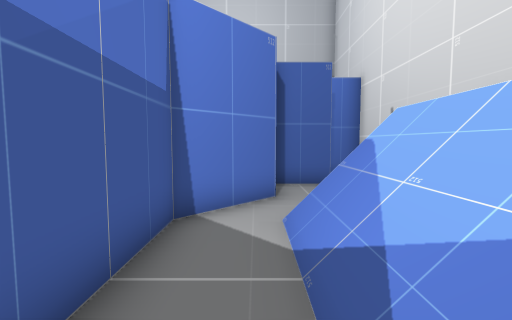
[1] (above)

17 first-person views from a walk through a Unity game level. The camera is 1.4 m above the floor, tilts 4° down and sees 90° across. The floor is counted in squares, 1 m on a side. Each view is taken from the middle of a square. On the plan, view 1 faces up. The plan holds only what a view shows up to about 13 squares ahead; the rest is blank.

[2]
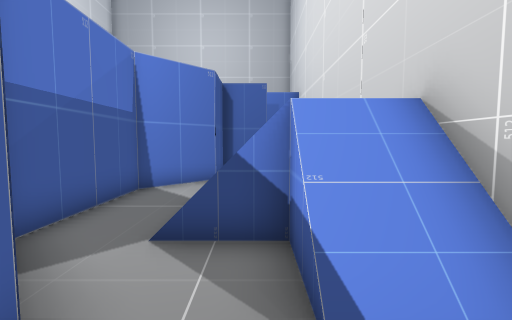

[3]
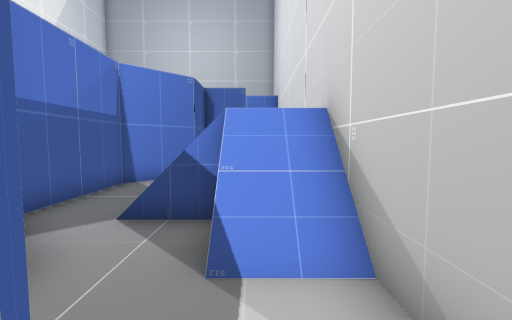

[4]
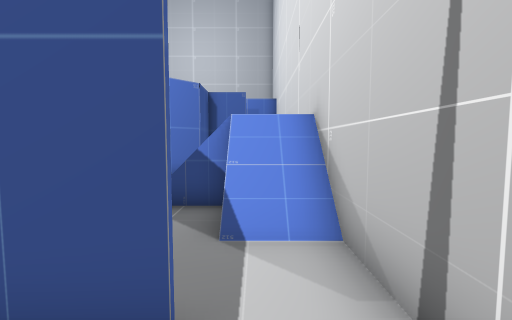

[5]
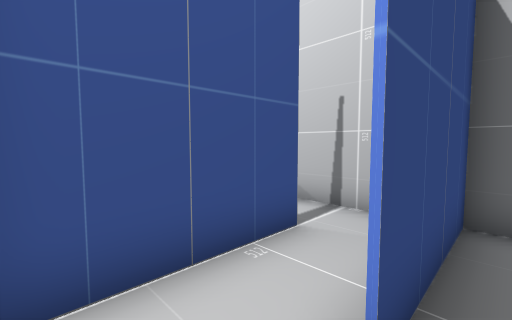

[6]
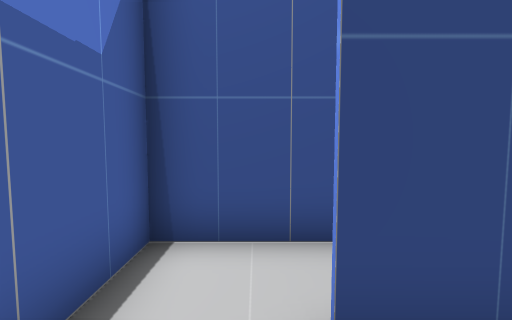

[7]
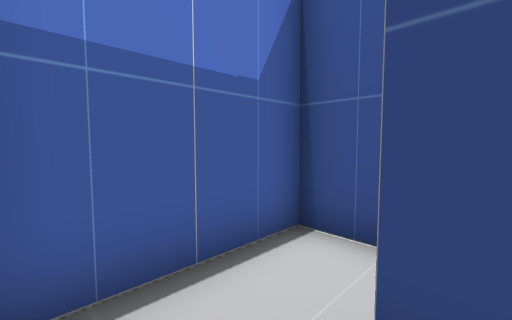

[8]
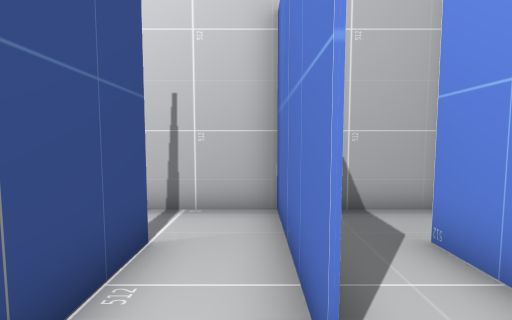

[9]
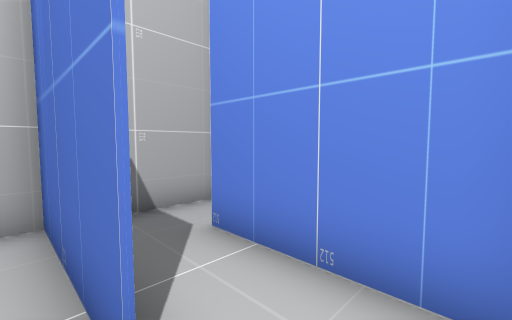

[10]
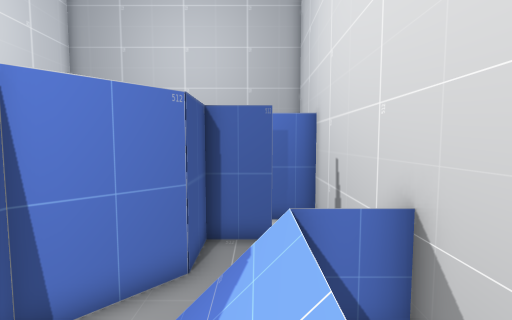

[11]
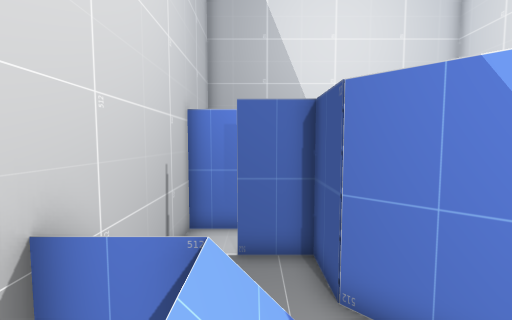

[12]
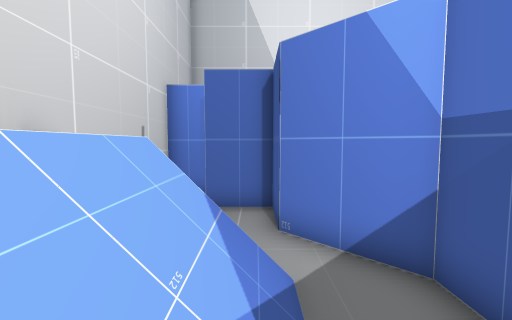

[13]
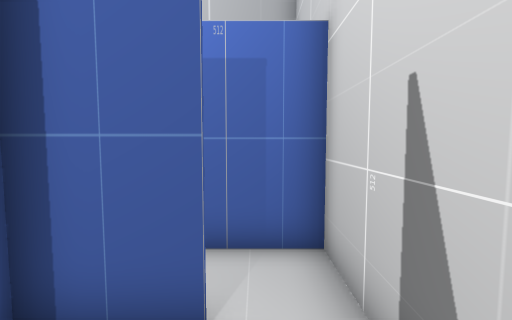

[14]
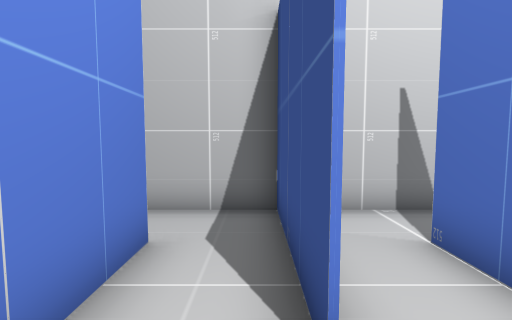

[15]
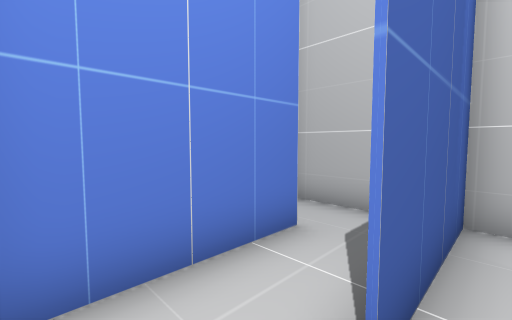

[16]
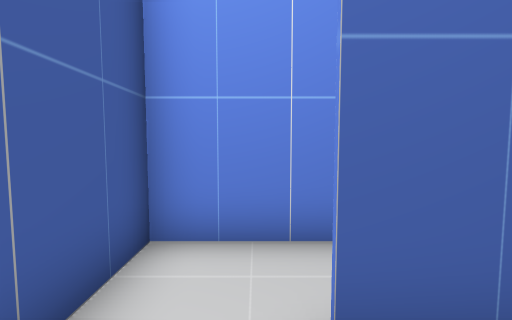

[17]
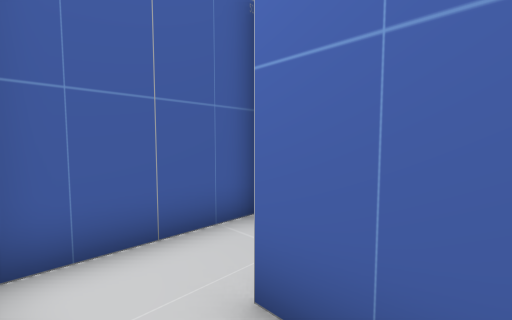

### Floor plan
Key: @ floor where view 1 was taken; # wall or solid block; . floor; / step, stairs or slope; v drop or lower ground; O other object.
Columns run from 2 left of view 1 to 4 right of it. Each row starts with its distance up from view 1.
 14       #
 13      .#
 12 #####.#
 11 #.....#
 10 #..####
  9 #.....#
  8   ###.#
  7   #.. #
  6  ##. /#
  5 ##.../#
  4 #..// #
  3 #..// #
  2 #..// v
  1 #..//vv
  0 ##@..O#
 -1  ##..O#
 -2  ##...#
 -3 ###...#
 -4 #.###.#
 -5 #.....#
 -6 #..####
 -7 #.....#
 -8 #####.#
 -9       #

Where each view was taken, in squares from view 1:
view 1: 0 up, 0 right, facing up
view 2: 3 down, 2 right, facing up
view 3: 4 down, 3 right, facing up
view 4: 5 down, 3 right, facing up
view 5: 6 down, 1 left, facing up-right
view 6: 7 down, 0 right, facing up
view 7: 7 down, 1 right, facing up-left
view 8: 5 down, 1 left, facing right
view 9: 5 down, 1 left, facing down-right
view 10: 1 up, 2 right, facing up
view 11: 3 up, 2 right, facing down
view 12: 4 up, 1 right, facing down
view 13: 6 up, 3 right, facing up
view 14: 11 up, 1 left, facing right
view 15: 10 up, 1 left, facing up-right
view 16: 9 up, 0 right, facing up
view 17: 9 up, 2 right, facing up-left
